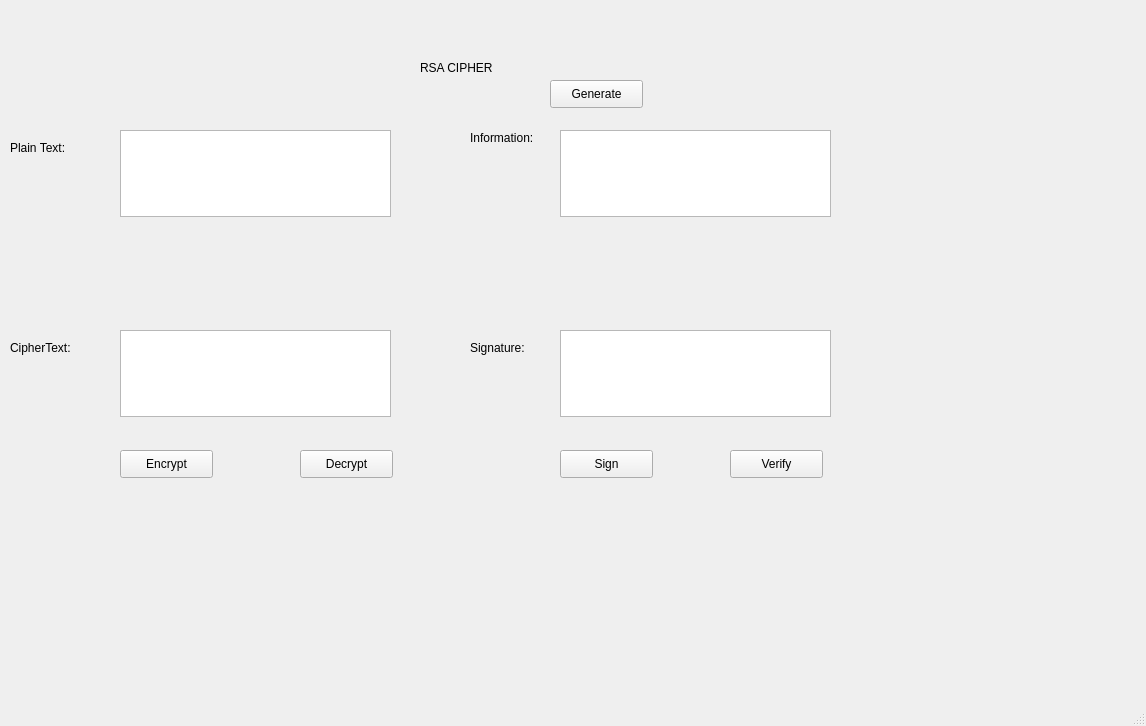
<?xml version="1.0" encoding="UTF-8"?>
<ui version="4.0">
 <class>MainWindow</class>
 <widget class="QMainWindow" name="MainWindow">
  <property name="geometry">
   <rect>
    <x>0</x>
    <y>0</y>
    <width>1146</width>
    <height>726</height>
   </rect>
  </property>
  <property name="windowTitle">
   <string>MainWindow</string>
  </property>
  <widget class="QWidget" name="centralwidget">
   <widget class="QLabel" name="label">
    <property name="geometry">
     <rect>
      <x>420</x>
      <y>60</y>
      <width>141</width>
      <height>16</height>
     </rect>
    </property>
    <property name="text">
     <string>RSA CIPHER</string>
    </property>
   </widget>
   <widget class="QPlainTextEdit" name="txt_plain_text">
    <property name="geometry">
     <rect>
      <x>120</x>
      <y>130</y>
      <width>271</width>
      <height>87</height>
     </rect>
    </property>
   </widget>
   <widget class="QPlainTextEdit" name="txt_cipher_text">
    <property name="geometry">
     <rect>
      <x>120</x>
      <y>330</y>
      <width>271</width>
      <height>87</height>
     </rect>
    </property>
   </widget>
   <widget class="QPlainTextEdit" name="txt_info">
    <property name="geometry">
     <rect>
      <x>560</x>
      <y>130</y>
      <width>271</width>
      <height>87</height>
     </rect>
    </property>
   </widget>
   <widget class="QPlainTextEdit" name="txt_sign">
    <property name="geometry">
     <rect>
      <x>560</x>
      <y>330</y>
      <width>271</width>
      <height>87</height>
     </rect>
    </property>
   </widget>
   <widget class="QLabel" name="label_2">
    <property name="geometry">
     <rect>
      <x>10</x>
      <y>140</y>
      <width>71</width>
      <height>16</height>
     </rect>
    </property>
    <property name="text">
     <string>Plain Text:</string>
    </property>
   </widget>
   <widget class="QLabel" name="label_3">
    <property name="geometry">
     <rect>
      <x>10</x>
      <y>340</y>
      <width>71</width>
      <height>16</height>
     </rect>
    </property>
    <property name="text">
     <string>CipherText:</string>
    </property>
   </widget>
   <widget class="QLabel" name="label_4">
    <property name="geometry">
     <rect>
      <x>470</x>
      <y>130</y>
      <width>71</width>
      <height>16</height>
     </rect>
    </property>
    <property name="text">
     <string>Information:</string>
    </property>
   </widget>
   <widget class="QLabel" name="label_5">
    <property name="geometry">
     <rect>
      <x>470</x>
      <y>340</y>
      <width>71</width>
      <height>16</height>
     </rect>
    </property>
    <property name="text">
     <string>Signature:</string>
    </property>
   </widget>
   <widget class="QPushButton" name="btn_encrypt">
    <property name="geometry">
     <rect>
      <x>120</x>
      <y>450</y>
      <width>93</width>
      <height>28</height>
     </rect>
    </property>
    <property name="text">
     <string>Encrypt</string>
    </property>
   </widget>
   <widget class="QPushButton" name="btn_decrypt">
    <property name="geometry">
     <rect>
      <x>300</x>
      <y>450</y>
      <width>93</width>
      <height>28</height>
     </rect>
    </property>
    <property name="text">
     <string>Decrypt</string>
    </property>
   </widget>
   <widget class="QPushButton" name="btn_sign">
    <property name="geometry">
     <rect>
      <x>560</x>
      <y>450</y>
      <width>93</width>
      <height>28</height>
     </rect>
    </property>
    <property name="text">
     <string>Sign</string>
    </property>
   </widget>
   <widget class="QPushButton" name="btn_verify">
    <property name="geometry">
     <rect>
      <x>730</x>
      <y>450</y>
      <width>93</width>
      <height>28</height>
     </rect>
    </property>
    <property name="text">
     <string>Verify</string>
    </property>
   </widget>
   <widget class="QPushButton" name="btn_gen_keys">
    <property name="geometry">
     <rect>
      <x>550</x>
      <y>80</y>
      <width>93</width>
      <height>28</height>
     </rect>
    </property>
    <property name="text">
     <string>Generate</string>
    </property>
   </widget>
  </widget>
  <widget class="QMenuBar" name="menubar">
   <property name="geometry">
    <rect>
     <x>0</x>
     <y>0</y>
     <width>1146</width>
     <height>26</height>
    </rect>
   </property>
  </widget>
  <widget class="QStatusBar" name="statusbar"/>
 </widget>
 <resources/>
 <connections/>
</ui>
